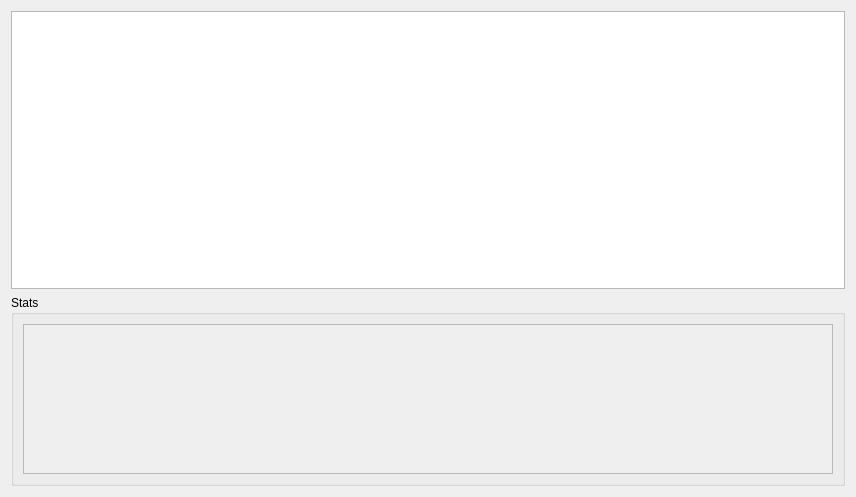
<?xml version="1.0" encoding="UTF-8"?>
<ui version="4.0">
 <class>Dialog</class>
 <widget class="QDialog" name="Dialog">
  <property name="geometry">
   <rect>
    <x>0</x>
    <y>0</y>
    <width>856</width>
    <height>497</height>
   </rect>
  </property>
  <property name="windowTitle">
   <string>Checkpoint Status</string>
  </property>
  <layout class="QVBoxLayout" name="verticalLayout">
   <item>
    <widget class="QTreeView" name="TREE_checkpoints"/>
   </item>
   <item>
    <widget class="QGroupBox" name="groupBox">
     <property name="title">
      <string>Stats</string>
     </property>
     <layout class="QVBoxLayout" name="verticalLayout_2">
      <item>
       <widget class="QScrollArea" name="scrollArea">
        <property name="sizePolicy">
         <sizepolicy hsizetype="Expanding" vsizetype="Fixed">
          <horstretch>0</horstretch>
          <verstretch>0</verstretch>
         </sizepolicy>
        </property>
        <property name="minimumSize">
         <size>
          <width>0</width>
          <height>150</height>
         </size>
        </property>
        <property name="maximumSize">
         <size>
          <width>16777215</width>
          <height>150</height>
         </size>
        </property>
        <property name="widgetResizable">
         <bool>true</bool>
        </property>
        <widget class="QWidget" name="WIDG_stats">
         <property name="geometry">
          <rect>
           <x>0</x>
           <y>0</y>
           <width>800</width>
           <height>148</height>
          </rect>
         </property>
         <layout class="QFormLayout" name="formLayout">
          <property name="fieldGrowthPolicy">
           <enum>QFormLayout::AllNonFixedFieldsGrow</enum>
          </property>
          <property name="labelAlignment">
           <set>Qt::AlignLeading|Qt::AlignLeft|Qt::AlignVCenter</set>
          </property>
         </layout>
        </widget>
       </widget>
      </item>
     </layout>
    </widget>
   </item>
  </layout>
 </widget>
 <resources/>
 <connections/>
</ui>
